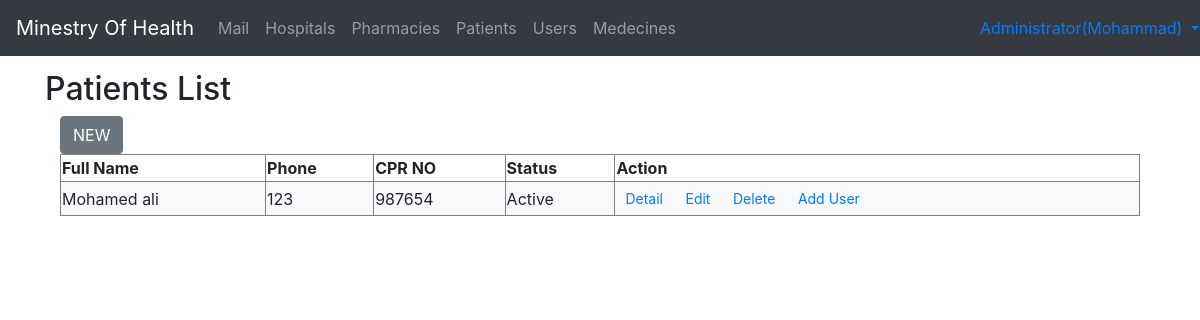
/admin/Patients.php (signed in), run on the app's committed database.
### tables this page shows
CREATE TABLE IF NOT EXISTS `patient` (
  `id` int(11) NOT NULL AUTO_INCREMENT,
  `FName` varchar(50) NOT NULL,
  `Tel` varchar(20) NOT NULL,
  `Tel2` varchar(20) DEFAULT NULL,
  `Address` varchar(200) NOT NULL,
  `nationalId` varchar(50) NOT NULL,
  `Email` varchar(30) NOT NULL,
  `Status` tinyint(1) NOT NULL,
  `Natianlity` varchar(3) NOT NULL,
  `ContactName` varchar(50) NOT NULL,
  `ContactTel` varchar(20) NOT NULL,
  `Assurance` varchar(30) NOT NULL,
  PRIMARY KEY (`id`)
);

### included/Patients.php (the view, shortened to what this page needs)
<?php
try{
        include("config.php");
        $query="SELECT `id`, `FName`, `Tel`, `Tel2`, `Address`, `nationalId`, `Email`, `Status`, `Natianlity`, `ContactName`, `ContactTel`, `Assurance` FROM `patient` WHERE 1";
        $results= $db->query($query);
        while ($row = $results->fetch(PDO::FETCH_ASSOC))
        {
	$t=' class="bg-light"';
	$s='Active';
    $managment="";
    if($_SESSION["type"]!="Hospital")
    $managment=
        '<a class="btn btn-sm" href="PatientEdit.php?pID='.$row["id"].'">Edit</a>
        <a class="btn btn-sm" href="PatientDelete.php?pID='. $row["id"].'">Delete</a>
        <a class="btn btn-sm" href="User.php?type=Patient&uID='. $row["id"].'"  >Add User</a>';
?>
<tr <?php echo $t; ?>>
    <td>
        <?php echo $row["FName"]; ?>
    </td>
    <td>
        <?php echo $row["Tel"]; ?>
    </td>
    <td>
        <?php echo $row["nationalId"]; ?>
    </td>
    <td>
        <?php echo $s; ?>
    </td>
    <td>
        <a class="btn btn-sm" href="PatientDetails.php?pID=<?php echo $row["id"]; ?>">Detail</a>
        <?php echo $managment; ?>
    </td>
</tr>
<?php
}
}
catch(Exception $e) {
  echo 'Message: ' .$e->getMessage();
}
?>

### data on the page
patient: FName "Mohamed ali", Tel "123", nationalId "987654", s "Active"

### other printed values
$_SESSION["type"] "Administrator"
$_SESSION["F_name"] "Mohammad"
